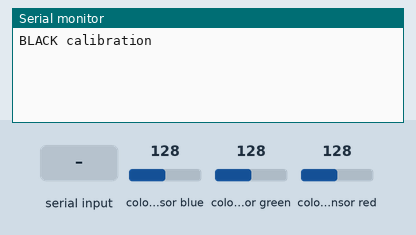
This sketch was run on a simulated Arduino Uno, built with avr-gcc and run on an emulated ATmega328P. Parts: the last lines printed to the serial monitor. Inputs (shaded band) come from the test bench; at power-on: colour sensor blue 128, colour sensor green 128, colour sensor red 128.

Above: at 0.9 s.
1.0 s: "1" received over Serial
At 1.8 s:
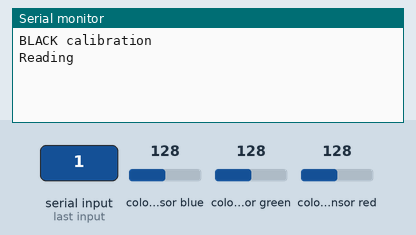
At 3.2 s:
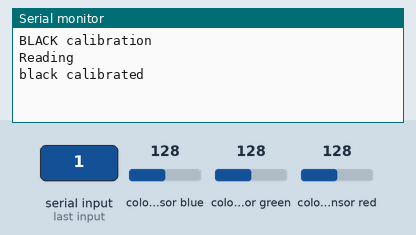

Measured:
- after the input at 1.0 s, the serial monitor: prints a new line at once (image 1)

The sketch:

briefjes_teller.ino
```cpp
#include <MD_TCS230.h>
#include <FreqCount.h>

// Pin definitions
#define  S2_OUT  12
#define  S3_OUT  13
#define  OE_OUT   8    // LOW = ENABLED

MD_TCS230  CS(S2_OUT, S3_OUT, OE_OUT);

void setup() {
  Serial.begin(57600);
  CS.begin();
  blackCalibration();
}

char getChar()
// blocking wait for an input character from the input stream
{
  while (Serial.available() == 0);
  return(toupper(Serial.read()));
}

void clearInput()
// clear all characters from the serial input
{
  while (Serial.read() != -1);
}

void blackCalibration()
{
  Serial.print(F("BLACK calibration\n"));
  getChar();
  clearInput();
  Serial.print(F("Reading\n"));
  CS.read();
  delay(1000);
  while(!CS.available())
    {}
      sensorData sd;

      CS.getRaw(&sd);
      CS.setDarkCal(&sd);
      Serial.print(F("black calibrated"));


}


void loop() {

}
```
